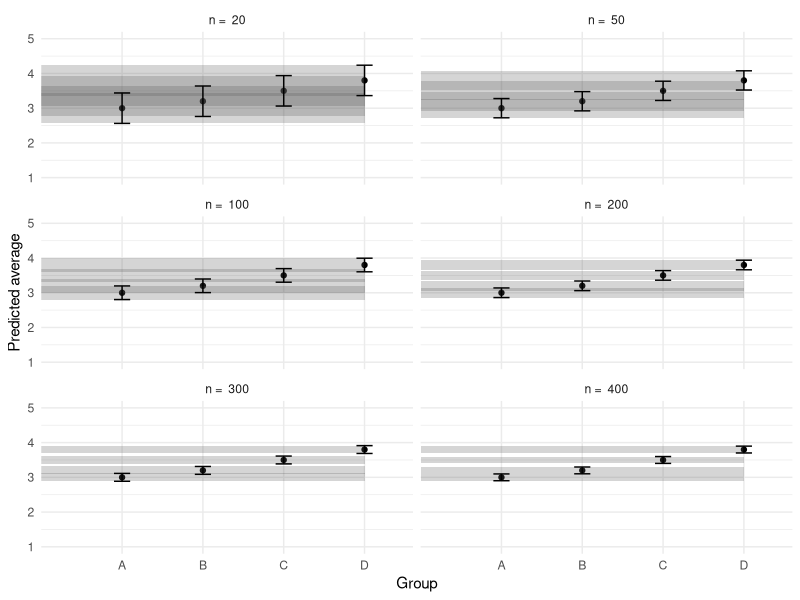

Write the R code that produced this figure.
## ---- chunk 1
#| label: setup
#| message: false

library(MASS)
library(tidyverse)
library(lmerTest)
library(marginaleffects)

theme_set(theme_minimal())

set.seed(1)
## ---- chunk 2
#| label: simulation-2-groups
#| height: 1000

# Set the simulation parameters
Ms <- c(3, 3.2, 3.5, 3.8)
SDs <- c(1, 1, 1, 1)
labels <- c("A", "B", "C", "D")

# Produce the variance-covariance matrix
Sigma <- matrix(
  nrow = length(Ms),
  ncol = length(Ms),
  data = diag(SDs)
)

preds <- tibble()
Ns <- c(20, 50, 100, 200, 300, 400)

# Simulate
for (n in Ns) {
  m <- mvrnorm(n = n, mu = Ms, Sigma = Sigma, empirical = TRUE)

  colnames(m) <- labels

  data <- m |>
    as_tibble() |>
    pivot_longer(
      cols = everything(),
      names_to = "predictor",
      values_to = "response"
    )

  mod <- lm(response ~ predictor, data = data)

  preds <- mod |>
    avg_predictions(variables = "predictor") |>
    as_tibble() |>
    mutate(n = n) |>
    bind_rows(preds)

  temp1 <- avg_comparisons(mod)
}

ggplot(preds, aes(x = predictor, y = estimate)) +
  geom_point(position = position_dodge(.9)) +
  geom_rect(
    aes(
      ymin = conf.low, ymax = conf.high,
      xmin = 0, xmax = 4,
      group = predictor
    ),
    alpha = .25
  ) +
  geom_errorbar(
    aes(ymin = conf.low, ymax = conf.high),
    width = .2, position = position_dodge(.9)
  ) +
  facet_wrap(
    ~n, 
    ncol = 2, 
    labeller = labeller(n = function(x) paste("n = ", x))
  ) +
  labs(
    x = "Group",
    y = "Predicted average"
  ) +
  scale_y_continuous(limits = c(1, 5), breaks = 1:5)
